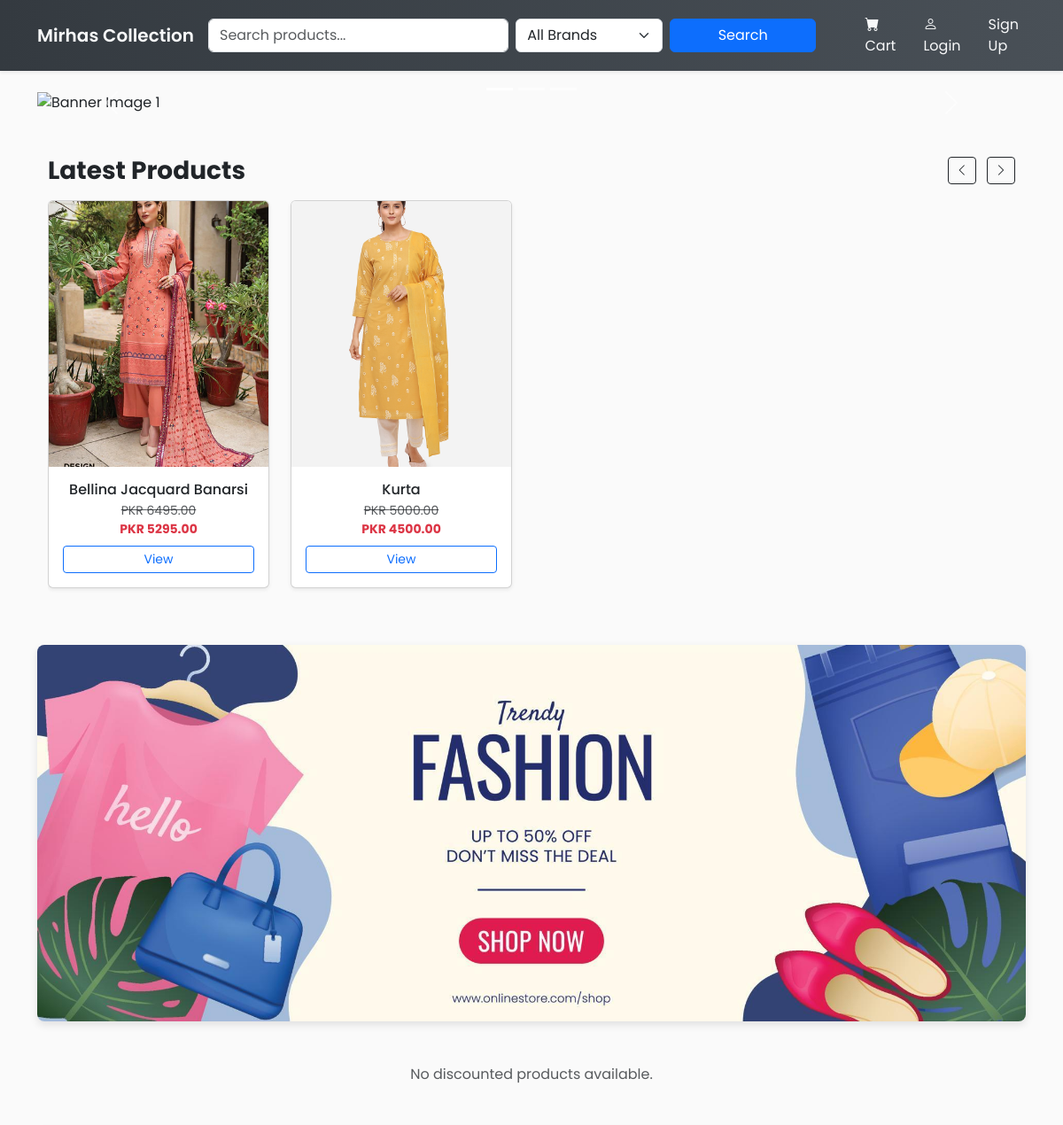
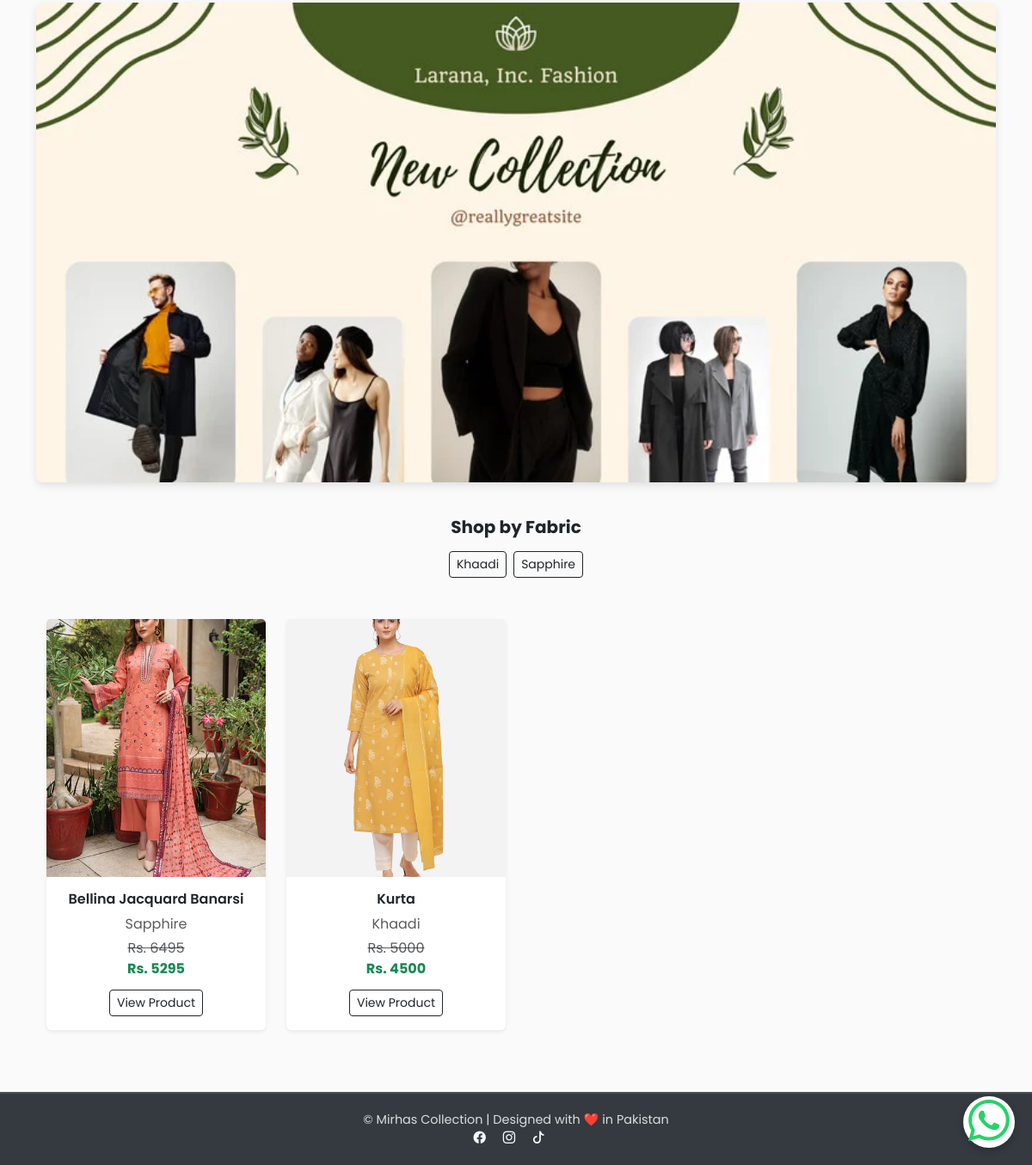
/, run on an earlier commit of the app's database (2 pictures, top to bottom).
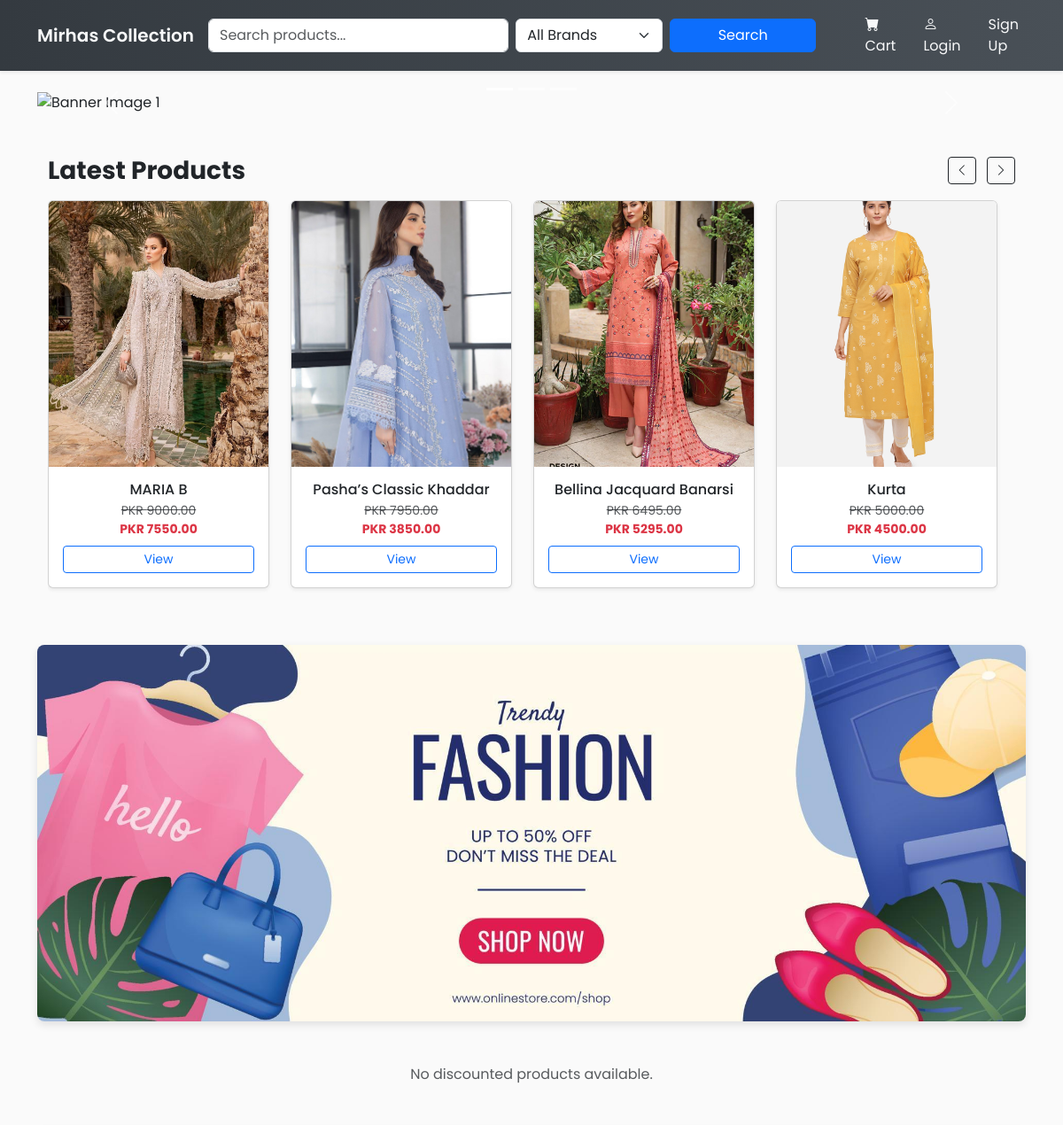
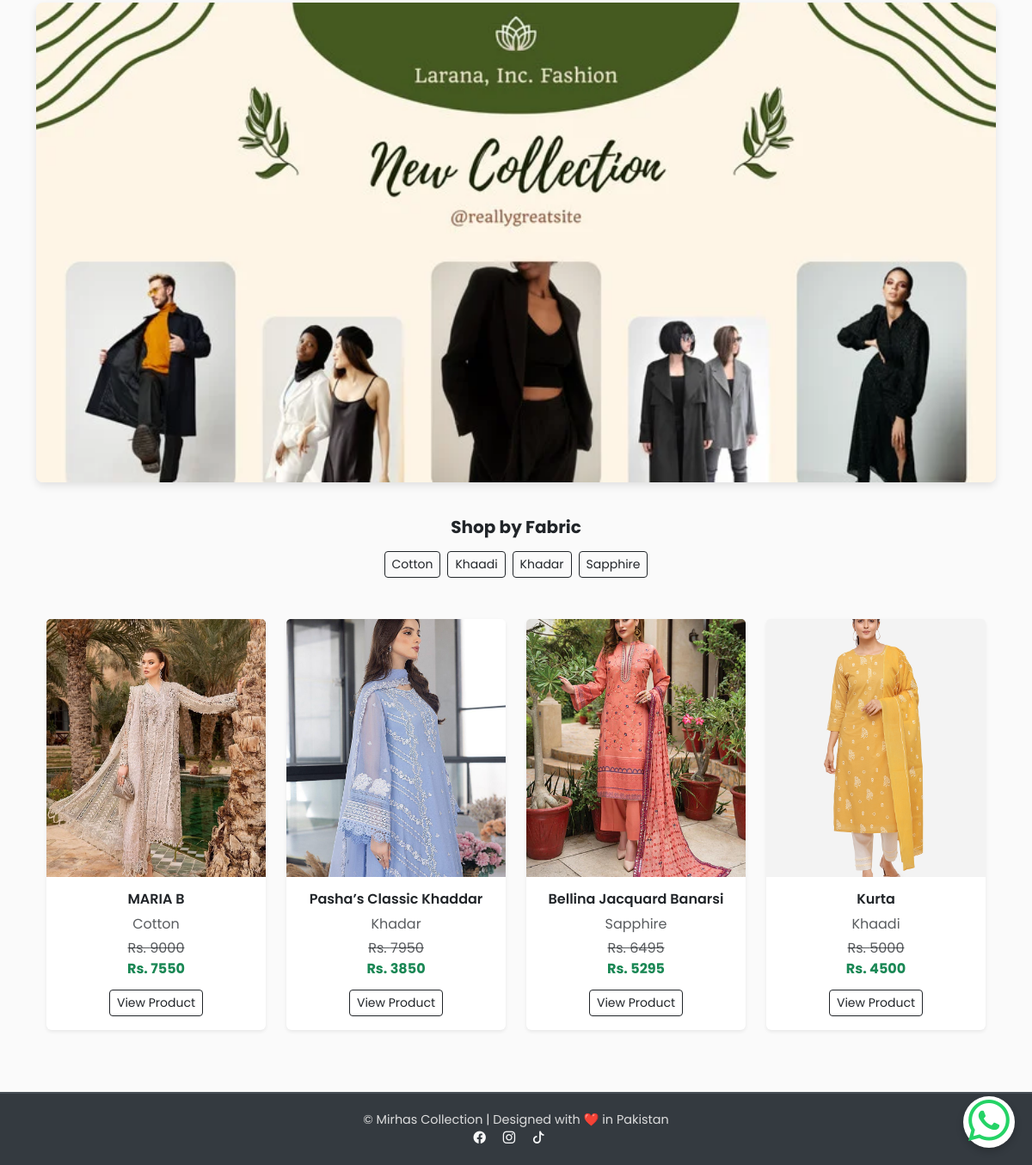
And on a later commit of the database (2 pictures, top to bottom).
### store/models.py (models this page shows, shortened)
class Product(models.Model):
    PRODUCT_TYPE_CHOICES = [
        ("stitched", "Stitched"),
        ("unstitched", "Unstitched"),
    ]
    PIECE_TYPE_CHOICES = [
        ("2-piece", "2 Piece"),
        ("3-piece", "3 Piece"),
    ]
    name = models.CharField(max_length=200)
    product_code = models.CharField(
        max_length=30,
        unique=True,
        editable=False,
        blank=True,
        help_text="Auto-generated unique SKU"
    )
    slug = models.SlugField(max_length=220, unique=True, blank=True)
    description = models.TextField(blank=True)
    about_product = models.TextField(blank=True, help_text="Detailed description for 'About the Product'")
    disclaimer = models.TextField(blank=True, help_text="Disclaimer for product")
    price = models.DecimalField(max_digits=10, decimal_places=2)
    discount_price = models.DecimalField(max_digits=10, decimal_places=2, null=True, blank=True)
    percentage_price = models.DecimalField(
        max_digits=5, decimal_places=2, null=True, blank=True,
        help_text="Stores the discount percentage (auto-calculated)"
    )
    product_type = models.CharField(max_length=20, choices=PRODUCT_TYPE_CHOICES, default="unstitched")
    piece_type = models.CharField(max_length=20, choices=PIECE_TYPE_CHOICES, default="3-piece")
    category = models.ForeignKey("Category", on_delete=models.SET_NULL, null=True, blank=True)
    fabric = models.CharField(max_length=100, blank=True, help_text="e.g. Lawn, Cotton, Silk")
    color = models.CharField(max_length=100, blank=True)
    sizes = models.CharField(max_length=100, blank=True, help_text="Comma-separated sizes e.g. S,M,L,XL")
    stock = models.PositiveIntegerField(default=0)
    is_active = models.BooleanField(default=True)
    image1 = models.ImageField(upload_to="products/", blank=True, null=True)
    image2 = models.ImageField(upload_to="products/", blank=True, null=True)
    delivery_nationwide = models.CharField(max_length=100, default="2-3 working days nationwide")
    delivery_international = models.CharField(max_length=100, default="International Dileveries are not currently avaiable")
    created_at = models.DateTimeField(auto_now_add=True)
    class Meta:
        ordering = ['-created_at']

### store/views.py (the view)
# urls.py: path('', views.ProductListView.as_view(), name='product_list'),
class ProductListView(ListView):
    model = Product
    template_name = 'store/product_list.html'
    context_object_name = 'products'
    paginate_by = 8
    def get_queryset(self):
        queryset = Product.objects.filter(is_active=True)
        query = self.request.GET.get('q')
        if query:
            queryset = queryset.filter(
                Q(name__icontains=query) | Q(description__icontains=query)
            )
        category_slug = self.request.GET.get('category')
        if category_slug:
            queryset = queryset.filter(category__slug=category_slug)
        fabric = self.request.GET.get('fabric')
        if fabric:
            queryset = queryset.filter(fabric__iexact=fabric)
        return queryset
    def get_context_data(self, **kwargs):
        context = super().get_context_data(**kwargs)
        context['categories'] = Category.objects.all()
        fabrics = (
            Product.objects.filter(is_active=True)
            .exclude(fabric__exact="")
            .values_list('fabric', flat=True)
        )
        unique_fabrics = sorted(set(f.strip().title() for f in fabrics if f))
        context['fabrics'] = unique_fabrics
        context['selected_fabric'] = self.request.GET.get('fabric')
        context['discounted_products'] = (
            Product.objects.filter(is_active=True, stock__gt=0, percentage_price__gt=0)
            .order_by('-percentage_price')[:10]
        )
        return context

### store/templates/store/product_list.html (shortened to what this page needs)
{% extends 'base.html' %}
{% block content %}
<div id="bannerCarousel" class="carousel slide carousel-fade" data-bs-ride="carousel">
    <div class="carousel-indicators">
        <button type="button" data-bs-target="#bannerCarousel" data-bs-slide-to="0" class="active" aria-current="true" aria-label="Slide 1"></button>
        <button type="button" data-bs-target="#bannerCarousel" data-bs-slide-to="1" aria-label="Slide 2"></button>
        <button type="button" data-bs-target="#bannerCarousel" data-bs-slide-to="2" aria-label="Slide 3"></button>
    </div>
    <div class="carousel-inner">
        <div class="carousel-item active" data-bs-interval="3000">
            <img src="/media/banner.png" class="d-block w-100" alt="Banner Image 1" style="max-height: 400px; object-fit: cover;">
        </div>
    </div>
    <button class="carousel-control-prev" type="button" data-bs-target="#bannerCarousel" data-bs-slide="prev">
        <span class="carousel-control-prev-icon" aria-hidden="true"></span>
    </button>
    <button class="carousel-control-next" type="button" data-bs-target="#bannerCarousel" data-bs-slide="next">
        <span class="carousel-control-next-icon" aria-hidden="true"></span>
    </button>
</div>
<div class="container my-5">
  <div class="d-flex justify-content-between align-items-center mb-3">
    <h3 class="fw-bold mb-0">Latest Products</h3>
    <div>
      <button class="btn btn-outline-dark btn-sm me-2" id="scrollLeft"><i class="bi bi-chevron-left"></i></button>
      <button class="btn btn-outline-dark btn-sm" id="scrollRight"><i class="bi bi-chevron-right"></i></button>
    </div>
  </div>
  <div class="scroll-container d-flex overflow-auto gap-4 pb-3" id="productScroll" style="scroll-behavior: smooth;">
    {% for product in products %}
    <div class="card shadow-sm flex-shrink-0 product-card" style="width: 250px; display: none;">
      {% if product.image1 %}
      <div class="card-img-top d-flex align-items-center justify-content-center bg-light overflow-hidden position-relative" style="height: 300px;">
          <img src="{{ product.image1.url }}" alt="{{ product.name }}" class="product-image main-image w-100 h-100 object-fit-cover">
      </div>
      {% else %}
      <div class="card-img-top d-flex align-items-center justify-content-center bg-light" style="height: 300px;">
          <span class="text-muted">No Image</span>
      </div>
      {% endif %}
      <div class="card-body d-flex flex-column text-center">
        <h6 class="card-title text-truncate mb-1" title="{{ product.name }}">{{ product.name }}</h6>
        <p class="mb-2 small">
          {% if product.discount_price %}
            <span class="text-muted text-decoration-line-through">PKR {{ product.price }}</span><br>
            <span class="text-danger fw-bold">PKR {{ product.discount_price }}</span>
          {% else %}
            <span class="fw-bold">PKR {{ product.price }}</span>
          {% endif %}
        </p>
        <a href="{% url 'product_detail' product.slug %}" class="btn btn-sm btn-outline-primary mt-auto w-100">View</a>
      </div>
    </div>
    {% empty %}
      <p class="text-center w-100">No products found.</p>
    {% endfor %}
  </div>
</div>
<div class="banner-container">
    <img src="/media/banner4.png" alt="Banner Image">
</div>
{% if discounted_products %}
<div class="container my-5">
  <div class="d-flex justify-content-between align-items-center mb-4">
    <h3 class="fw-bold mb-0">Top Discounted Products</h3>
    <div>
      <button class="btn btn-outline-secondary btn-sm me-2" id="scrollLeft">
        <i class="bi bi-chevron-left"></i>
      </button>
      <button class="btn btn-outline-secondary btn-sm" id="scrollRight">
        <i class="bi bi-chevron-right"></i>
      </button>
    </div>
  </div>
  <div class="d-flex overflow-auto gap-3 pb-2" id="discountScroll">
    {% for product in discounted_products %}
    <div class="card border-0 shadow-sm" style="min-width: 250px; flex: 0 0 auto;">
      <div class="position-relative overflow-hidden" style="height: 300px;">
        {% if product.image1 %}
          <img src="{{ product.image1.url }}" class="w-100 h-100 object-fit-cover" alt="{{ product.name }}">
        {% else %}
          <img src="/media/products/no-image.png" class="w-100 h-100 object-fit-cover" alt="No image">
        {% endif %}
      </div>
      <div class="card-body text-center">
        <h6 class="fw-semibold text-truncate mb-1">{{ product.name }}</h6>
        <p class="text-muted mb-1 small">
          <del>Rs. {{ product.price|floatformat:0 }}</del>
          <span class="text-success fw-bold ms-1">
            Rs. {{ product.discount_price|floatformat:0 }}
          </span>
        </p>
        {% if product.percentage_price %}
          <span class="badge bg-danger">{{ product.percentage_price|floatformat:0 }}% OFF</span>
        {% endif %}
        <a href="{% url 'product_detail' product.slug %}" class="btn btn-outline-dark btn-sm w-100 mt-2">
          View Product
        </a>
      </div>
    </div>
    {% endfor %}
  </div>
</div>
<script>
  const scrollContainer = document.getElementById("discountScroll");
  document.getElementById("scrollLeft").onclick = () => scrollContainer.scrollBy({ left: -300, behavior: 'smooth' });
  document.getElementById("scrollRight").onclick = () => scrollContainer.scrollBy({ left: 300, behavior: 'smooth' });
</script>
{% else %}
  <p class="text-center my-5 text-muted">No discounted products available.</p>
{% endif %}
<div class="banner-container">
    <img src="/media/banner5.png" alt="Banner Image">
</div>
<div class="container my-4 text-center">
  <h5 class="fw-bold mb-3">Shop by Fabric</h5>
  <div class="d-flex flex-wrap justify-content-center gap-2">
    {% for fabric in fabrics %}
      <a href="?fabric={{ fabric }}"
         class="btn btn-outline-dark btn-sm {% if selected_fabric == fabric %}active{% endif %}">
        {{ fabric|title }}
      </a>
    {% endfor %}
  </div>
</div>
<div class="container my-5">
  <div class="row g-4">
    {% for product in products %}
      <div class="col-md-3 col-sm-6">
        <div class="card border-0 shadow-sm h-100">
          {% if product.image1 %}
            <img src="{{ product.image1.url }}"
                 class="card-img-top"
                 style="height: 300px; object-fit: cover;"
                 alt="{{ product.name }}">
          {% else %}
            <img src="/media/products/no-image.png"
                 class="card-img-top"
                 style="height: 300px; object-fit: cover;"
                 alt="No image">
          {% endif %}
          <div class="card-body text-center">
            <h6 class="fw-semibold text-truncate" title="{{ product.name }}">
              {{ product.name }}
            </h6>
            <p class="text-muted mb-1">{{ product.fabric|title }}</p>
            {% if product.discount_price %}
              <p class="mb-1">
                <del class="text-muted">Rs. {{ product.price|floatformat:0 }}</del><br>
                <span class="fw-bold text-success">Rs. {{ product.discount_price|floatformat:0 }}</span>
              </p>
            {% else %}
              <p class="fw-bold text-dark">Rs. {{ product.price|floatformat:0 }}</p>
            {% endif %}
            <a href="{% url 'product_detail' product.slug %}"
               class="btn btn-outline-dark btn-sm mt-2">
              View Product
            </a>
          </div>
        </div>
      </div>
    {% empty %}
      <p class="text-center">No products available for this fabric.</p>
    {% endfor %}
  </div>
</div>
{% endblock %}

### templates/base.html (shortened to what this page needs)
<!doctype html>
<html lang="en">
<head>
    <link href="https://cdn.jsdelivr.net/npm/bootstrap@5.3.0/dist/css/bootstrap.min.css" rel="stylesheet">
    <link rel="stylesheet" href="https://cdn.jsdelivr.net/npm/bootstrap-icons@1.11.3/font/bootstrap-icons.css">
</head>
<body>
    <nav class="navbar navbar-expand-lg navbar-dark shadow-sm sticky-top">
        <div class="container">
            <a class="navbar-brand" href="{% url 'product_list' %}">Mirhas Collection</a>
            <div class="collapse navbar-collapse" id="mainNav">
                <form method="get" class="d-lg-flex my-2 my-lg-0 w-100 me-lg-4">
                    <div class="row g-2 w-100">
                        <div class="col-12 col-md-5 col-lg-6">
                            <input type="text" name="q" value="{{ request.GET.q }}" class="form-control" placeholder="Search products...">
                        </div>
                        <div class="col-12 col-md-4 col-lg-3">
                            <select name="category" class="form-select">
                                <option value="">All Brands</option>
                            </select>
                        </div>
                        <div class="col-12 col-md-3 col-lg-3">
                            <button class="btn btn-primary w-100">Search</button>
                        </div>
                    </div>
                </form>
                <ul class="navbar-nav align-items-center">
                    <li class="nav-item">
                        <a class="nav-link" href="{% url 'view_cart' %}">
                            <i class="bi bi-cart-fill"></i> Cart
                        </a>
                    </li>
                    {% if user.is_authenticated %}
                        <li class="nav-item dropdown">
                            <a class="nav-link dropdown-toggle" href="#" role="button" data-bs-toggle="dropdown">
                                <i class="bi bi-person-circle"></i>
                                {{ user.get_full_name|default:user.username }}
                            </a>
                            <ul class="dropdown-menu dropdown-menu-end">
                                <li>
                                    <a class="dropdown-item" href="{% url 'profile' %}">
                                        <i class="bi bi-person"></i> Profile
                                    </a>
                                </li>
                                <li>
                                    <a class="dropdown-item" href="{% url 'my_orders' %}">
                                        <i class="bi bi-bag-check"></i> My Orders
                                    </a>
                                </li>
                                <li>
                                    <a class="dropdown-item" href="{% url 'wishlist' %}">
                                        <i class="bi bi-heart-fill"></i> Wishlist
                                    </a>
                                </li>
                                <li><hr class="dropdown-divider"></li>
                                <li>
                                    <form action="{% url 'logout' %}" method="post" class="d-inline">
                                        {% csrf_token %}
                                        <button type="submit" class="dropdown-item">
                                            <i class="bi bi-box-arrow-right"></i> Logout
                                        </button>
                                    </form>
                                </li>
                            </ul>
                        </li>
                    {% else %}
                        <li class="nav-item">
                            <a class="nav-link" href="{% url 'login' %}">
                                <i class="bi bi-person"></i> Login
                            </a>
                        </li>
                        <li class="nav-item">
                            <a class="nav-link" href="{% url 'signup' %}">Sign Up</a>
                        </li>
                    {% endif %}
                </ul>
            </div>
        </div>
    </nav>
    <main class="container my-4">
        {% block content %}{% endblock %}
    </main>
    <footer>
        <div class="container">
            <p>&copy; {{ now|date:"Y" }} Mirhas Collection | Designed with ❤️ in Pakistan</p>
            <p>
                <a href="https://www.facebook.com/profile.php?id=61578627212676" class="text-light me-3"><i class="bi bi-facebook"></i></a>
                <a href="https://www.instagram.com/mirhas_collection71/" class="text-light me-3"><i class="bi bi-instagram"></i></a>
                <a href="https://www.tiktok.com/@mirhas_collection7?_t=ZS-90b3Y8Qh5JQ&_r=1" class="text-light me-3"><i class="bi bi-tiktok"></i></a>
            </p>
        </div>
    </footer>
    <a href="https://wa.me/923417296117"
       target="_blank"
       style="position: fixed; bottom: 20px; right: 20px; z-index: 1000; font-size: 3rem; color: #25D366; background-color: white; border-radius: 50%; width: 60px; height: 60px; display: flex; align-items: center; justify-content: center; box-shadow: 0 4px 8px rgba(0,0,0,0.2);">
        <i class="bi bi-whatsapp"></i>
    </a>
</body>
</html>

What changed in the data, as far as the page shows it:
added Product: image1 (picture), name "MARIA B", price "9000.00", discount_price "7550.00", fabric "Cotton", price "9000", discount_price "7550"
added Product: image1 (picture), name "Pasha’s Classic Khaddar", price "7950.00", discount_price "3850.00", fabric "Khadar", price "7950", discount_price "3850"
Also different on the page:
new list line: "Cotton"
new list line: "Khadar"
